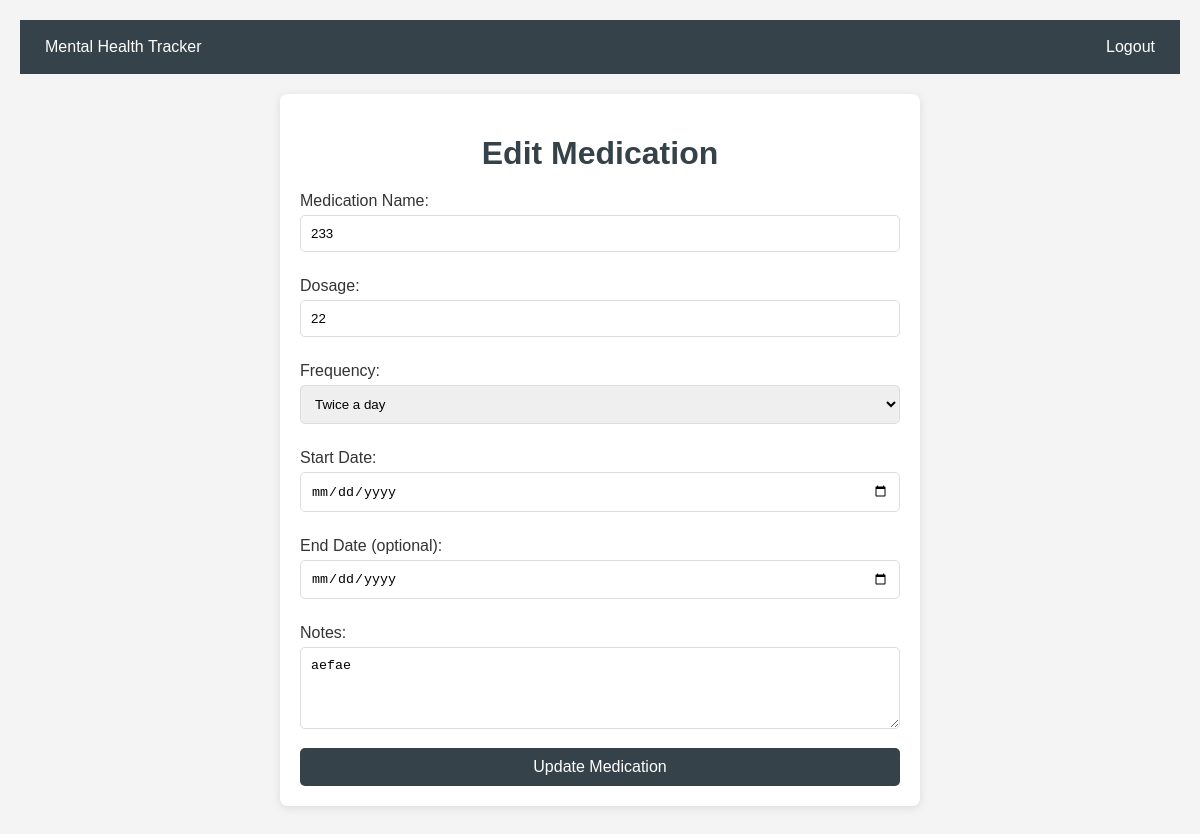
The app's page /edit_medication/1 (signed in) with its own data.
### app/models.py (models this page shows, shortened)
class Medication(db.Model):
    __tablename__ = 'medications'
    id = Column(Integer, primary_key=True)
    user_id = Column(Integer, ForeignKey('user.id'), nullable=False)
    medication_name = Column(String, nullable=False)
    dosage = Column(String, nullable=False)
    frequency = Column(String, nullable=False)
    start_date = Column(DateTime, nullable=False)
    end_date = Column(DateTime, nullable=True)
    notes = Column(String, nullable=True)
    created_at = Column(DateTime, default=db.func.current_timestamp())
    user = relationship('User', backref='medications', lazy=True)

### app/routes.py (the view, shortened to what this page needs)
@main.route('/edit_medication/<int:medication_id>', methods=['GET', 'POST'])
@login_required
def edit_medication(medication_id):
    medication = Medication.query.get_or_404(medication_id)
    return render_template('edit_medication.html', medication=medication)

### app/models.py (called while the page is built)
@login_manager.user_loader
def load_user(user_id):
    return User.query.get(int(user_id))

### app/templates/edit_medication.html (shortened to what this page needs)
<!DOCTYPE html>
<html lang="en">
<head>
</head>
<body>
<nav>
    <a href="{{ url_for('main.index') }}">Mental Health Tracker</a>
    <a href="{{ url_for('main.logout') }}">Logout</a>
</nav>
<div class="container">
    <h1>Edit Medication</h1>
    <form action="{{ url_for('main.edit_medication', medication_id=medication.id) }}" method="POST">
        <label for="medication_name">Medication Name:</label>
        <input type="text" id="medication_name" name="medication_name" value="{{ medication.medication_name }}" required>
        <label for="dosage">Dosage:</label>
        <input type="text" id="dosage" name="dosage" value="{{ medication.dosage }}" required>
        <label for="frequency">Frequency:</label>
        <select id="frequency" name="frequency" required>
            <option value="{{ medication.frequency }}">{{ medication.frequency }}</option>
        </select>
        <label for="start_date">Start Date:</label>
        <input type="date" id="start_date" name="start_date" value="{{ medication.start_date }}" required>
        <label for="end_date">End Date (optional):</label>
        <input type="date" id="end_date" name="end_date" value="{{ medication.end_date }}">
        <label for="notes">Notes:</label>
        <textarea id="notes" name="notes" rows="4">{{ medication.notes }}</textarea>
        <button type="submit">Update Medication</button>
    </form>
</div>
</body>
</html>

### app/templates/edit_medication.html (style rules this page uses)
body { font-family: Arial, sans-serif; background-color: #f4f4f4; margin: 0; padding: 20px; }
nav { background-color: #35424a; padding: 10px; display: flex; justify-content: space-between; align-items: center; color: #ffffff; }
nav a { color: #ffffff; text-decoration: none; padding: 8px 15px; border-radius: 5px; transition: background-color 0.3s; }
.container { max-width: 600px; margin: 20px auto; background: #ffffff; padding: 20px; border-radius: 8px; box-shadow: 0 2px 10px rgba(0, 0, 0, 0.1); }
h1 { text-align: center; color: #35424a; margin-bottom: 20px; }
label { display: block; margin: 10px 0 5px; color: #333; }
input[type="text"], input[type="date"], select, textarea { width: 100%; padding: 10px; margin-bottom: 15px; border: 1px solid #ddd; border-radius: 5px; box-sizing: border-box; }
textarea { resize: vertical; }
button { width: 100%; padding: 10px; background-color: #35424a; color: #ffffff; border: none; border-radius: 5px; cursor: pointer; font-size: 16px; transition: background-color 0.3s; }

### records on screen
Medication: medication_name "233", dosage "22", frequency "Twice a day", notes "aefae"
